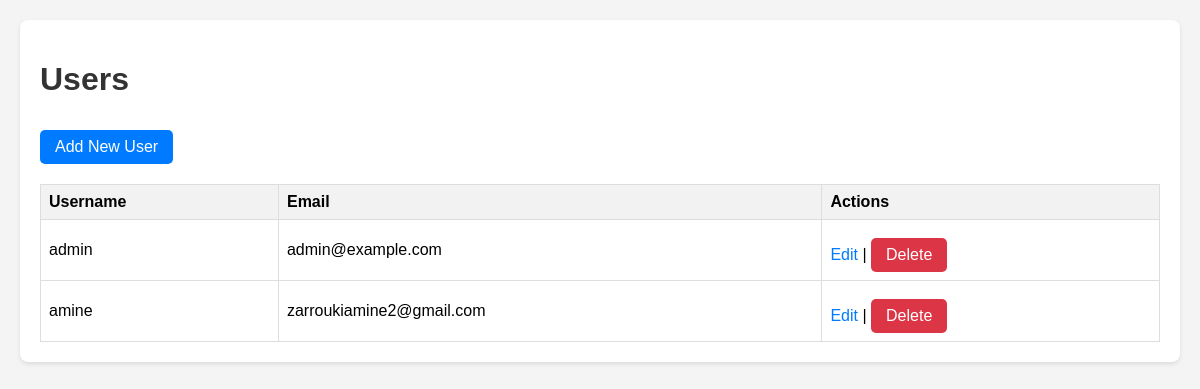
The app's page /api/users/, older data.
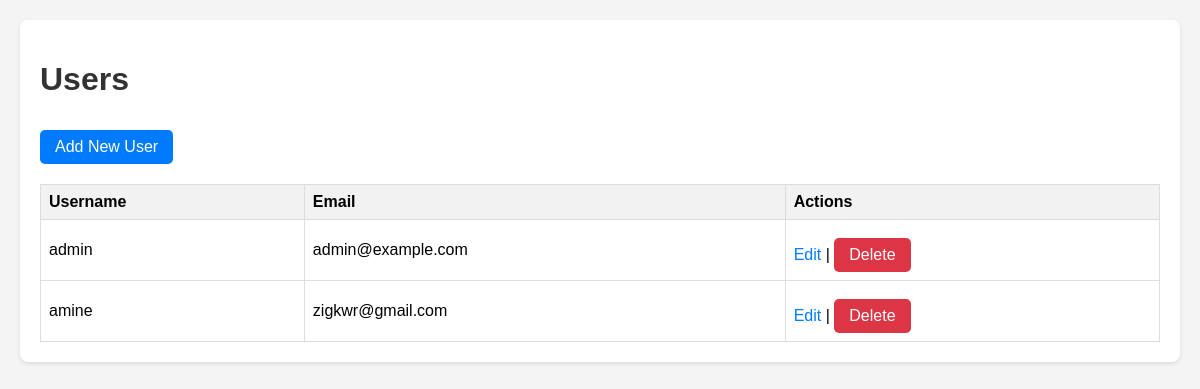
The same page, newer data.
### rental_app/models.py (models this page shows, shortened)
class User(AbstractUser):
    phone_number = models.CharField(max_length=20, blank=True, null=True)
    address = models.TextField(blank=True, null=True)

### rental_app/views.py (the view)
# urls.py: path("users/", UserListView.as_view(), name="user_list"),
class UserListView(ListView):
    model = User
    template_name = 'rental_app/user_list.html'
    context_object_name = 'users'

### rental_app/templates/rental_app/user_list.html
{% extends 'rental_app/base.html' %}
{% block content %}
    <h1>Users</h1>
    <a href="{% url 'user_create' %}" class="button">Add New User</a>
    <table>
        <thead>
            <tr>
                <th>Username</th>
                <th>Email</th>
                <th>Actions</th>
            </tr>
        </thead>
        <tbody>
            {% for user in users %}
            <tr>
                <td>{{ user.username }}</td>
                <td>{{ user.email }}</td>
                <td>
                    <a href="{% url 'user_update' user.pk %}">Edit</a> |
                    <a href="{% url 'user_delete' user.pk %}" class="button delete">Delete</a>
                </td>
            </tr>
            {% endfor %}
        </tbody>
    </table>
{% endblock %}

### rental_app/templates/rental_app/base.html (shortened to what this page needs)
<!DOCTYPE html>
<html lang="en">
<head>
</head>
<body>
    <div class="container">
        {% block content %}
        {% endblock %}
    </div>
</body>
</html>

### rental_app/templates/rental_app/base.html (style rules this page uses)
body { font-family: Arial, sans-serif; margin: 20px; background-color: #f4f4f4; }
.container { background-color: #fff; padding: 20px; border-radius: 8px; box-shadow: 0 2px 4px rgba(0,0,0,0.1); }
h1, h2 { color: #333; }
a { text-decoration: none; color: #007bff; }
.button { display: inline-block; background-color: #007bff; color: white; padding: 8px 15px; border-radius: 5px; text-align: center; margin-top: 10px; }
.button.delete { background-color: #dc3545; }
table { width: 100%; border-collapse: collapse; margin-top: 20px; }
th, td { border: 1px solid #ddd; padding: 8px; text-align: left; }
th { background-color: #f2f2f2; }

Row changes from the older to the newer data that the page shows:
changed User "amine": email "zarroukiamine2@gmail.com" → "zigkwr@gmail.com"
